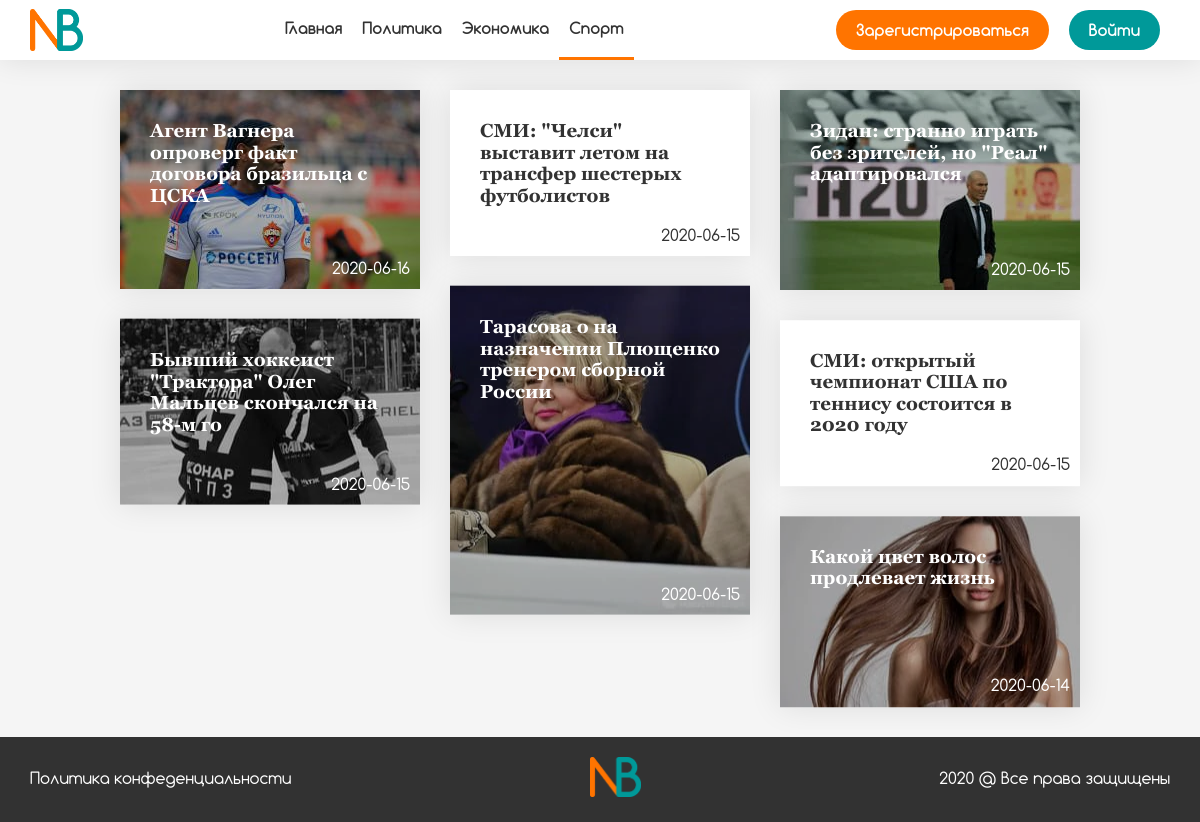
Screenshot of /sport.php with the database file from the repository.
### tables this page shows
CREATE TABLE `news` (
  `id` int NOT NULL,
  `title` varchar(100) NOT NULL,
  `text` text NOT NULL,
  `date` date NOT NULL,
  `author_id` int NOT NULL,
  `status` varchar(30) NOT NULL
);

### sport.php (the view, shortened to what this page needs)
<?php
include('functions.php');
$news = mysqli_fetch_all(mysqli_query($database, 'SELECT news.id AS id, title, date FROM news INNER JOIN join_table ON (news.id = news_id) INNER JOIN categories ON (category_id = categories.id) WHERE status = "accepted" AND name = "Спорт" ORDER BY news.id DESC'), MYSQLI_BOTH);
?>
    <!doctype html>
    <html lang="ru">
    <head>
        <link rel="stylesheet" href="css/normalize.css">
        <link rel="stylesheet" href="css/swiper.min.css">
        <link rel="stylesheet" href="css/remodal.css">
        <link rel="stylesheet" href="css/remodal-default-theme.css">
        <link rel="stylesheet" href="css/sweetalert2.min.css">
        <link rel="stylesheet" href="css/style.css">
    </head>
    <body>
    <header class="header">
        <div class="container">
            <a href="./" class="header__logo">
                <img class="header__logo__img" src="img/logo.png" alt="Логотип" title="News Board">
            </a>
            <div class="overlay menu-wrap">
                <nav class="menu overlayMenu">
                    <ul class="menu__list" role="menu">
                        <li class="menu__list__item">
                            <a href="./" class="menu__list__item__link" role="menuitem">Главная</a>
                        </li>
                        <li class="menu__list__item">
                            <a href="./politics.php" class="menu__list__item__link" role="menuitem">Политика</a>
                        </li>
                        <li class="menu__list__item">
                            <a href="./economy.php" class="menu__list__item__link" role="menuitem">Экономика</a>
                        </li>
                        <li class="menu__list__item menu__list__item-active">
                            <a href="./sport.php" class="menu__list__item__link" role="menuitem">Спорт</a>
                        </li>
                    </ul>
                </nav>
            </div>
            <div class="cabinet">
                <?php
                if ($_COOKIE['user'] == '') {
                    echo '<button class="cabinet__btn cabinet__registration">Зарегистрироваться</button>
                              <button class="cabinet__btn cabinet__enter">Войти</button>';
                }
                ?>
            </div>
        </div>
    </header>
    <main>
        <section class="board">
            <div class="container">
                <div class="board__grid">
                    <?php
                    for ($i = 0; $i < count($news); $i++) {
                        echo '<a href="./post.php?id=' . $news[$i]['id'] . '" class="board__grid__item">';
                        if (($i % 2 == 0) || ($i % 3 == 0)) {
                            echo '<img src="#" data-src="img/news-small/img' . $news[$i]['id'] . '.webp" alt="Картинка новости" class="board__grid__item__img">';
                            echo '<h3 class="board__grid__item__title-img">' . $news[$i]['title'] . '</h3>
                    <span class="board__grid__item__date board__grid__item__date-img">' . $news[$i]['date'] . '</span></a>';
                        } else {
                            echo '<h3 class="board__grid__item__title">' . $news[$i]['title'] . '</h3>
                    <span class="board__grid__item__date board__grid__item__date">' . $news[$i]['date'] . '</span></a>';
                        }
                    }
                    ?>
                </div>
            </div>
        </section>
    </main>
    <footer>
        <div class="container">
            <a class="footer__privacy-policy">Политика конфеденциальности</a>
            <a href="./" class="footer__logo">
                <img class="footer__logo__img" src="img/logo.png" alt="Логотип" title="News Board">
            </a>
            <span class="footer__rights">2020 @ Все права защищены</span>
        </div>
    </footer>
    </body>
    </html>

### css/style.css (style rules this page uses)
body { box-sizing:border-box;font-family:"Comfortaa",Helvetica,sans-serif;padding:0!important;overflow-x:hidden;background-color:#f5f5f5;color:#323232 }
h1,h2,h3,h4,ol,p,ul { padding:0;margin:0 }
ol,ul { list-style:none }
h1,h2,h3,h4 { font-family:"Georgia","Times New Roman",serif }
.container { width:1170px;margin:0px auto;height:100% }
.header { background-color:white;height:60px;box-shadow:0px 0px 30px rgba(0,0,0,0.1);position:relative;z-index:11 }
.header .container { display:flex;justify-content:space-between;align-items:center }
.header__logo { height:70% }
.header__logo__img { height:100% }
.menu { height:100% }
.menu__list { display:flex;justify-content:space-between;align-items:center;height:100% }
.menu__list__item { height:100%;padding:0px 10px;box-sizing:border-box;border-bottom:3px solid rgba(0,0,0,0);transition:0.3s ease all }
.menu__list__item-active { border-bottom:3px solid #FF7400 }
.menu__list__item__link { height:100%;display:flex;align-items:center;justify-content:center;text-decoration:none;color:#323232;font-weight:bold }
.menu-wrap { height:100% }
.cabinet { display:flex;justify-content:space-between;align-items:center }
.cabinet__btn { height:40px;border-radius:20px;box-sizing:border-box;border:0;padding:0px 20px;color:white;cursor:pointer;margin:0px 10px;font-weight:bold;outline:none }
.cabinet__registration { background-color:#FF7400;transition:0.3s ease all }
.cabinet__enter,.cabinet__out { background-color:#009999;transition:0.3s ease all }
.board { padding-top:30px }
.board__grid { width:100%;margin:0px auto }
.board__grid__item { background-color:white;width:300px;box-shadow:0px 0px 30px rgba(0,0,0,0.1);margin-bottom:30px;position:relative;display:flex;flex-direction:column;justify-content:flex-end;text-decoration:none }
.board__grid__item__img { position:relative;z-index:1;width:100%;transition:0.3s ease all;filter:brightness(70%) }
.board__grid__item__title { transition:0.3s ease all;padding:30px;padding-bottom:50px;color:#323232 }
.board__grid__item__title-img { transition:0.3s ease all;padding:30px;position:absolute;left:0;top:0;z-index:2;color:white }
.board__grid__item__date { position:absolute;display:block;right:10px;bottom:10px;z-index:2;color:#323232 }
.board__grid__item__date-img { color:white }
footer { background:#323232;padding:20px 0px }
footer .container { display:flex;justify-content:space-between;align-items:center }
.footer__logo__img { height:40px }
.footer__privacy-policy { text-decoration:none;color:white;cursor:pointer }
.footer__rights { color:white }
@media screen and (max-width:1200px) { .container { width:95% } }

### rows the page displays
news: shows a picture, title "Агент Вагнера опроверг факт договора бразильца с ЦСКА", date "2020-06-16"
news: title "СМИ: \"Челси\" выставит летом на трансфер шестерых футболистов", date "2020-06-15"
news: shows a picture, title "Зидан: странно играть без зрителей, но \"Реал\" адаптировался", date "2020-06-15"
news: shows a picture, title "Тарасова о на назначении Плющенко тренером сборной России", date "2020-06-15"
news: shows a picture, title "Бывший хоккеист \"Трактора\" Олег Мальцев скончался на 58-м го", date "2020-06-15"
news: title "СМИ: открытый чемпионат США по теннису состоится в 2020 году", date "2020-06-15"
news: shows a picture, title "Какой цвет волос продлевает жизнь", date "2020-06-14"
